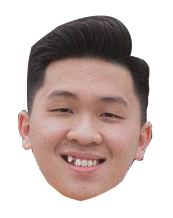
#> input picture manh.png, 173 x 218 px, found by its file name
$ python median.py
#> lines starting #> are read from the running program, lines starting #| are printed output that depends on the picture
import numpy as np
import matplotlib.pyplot as plt
from scipy.ndimage import median_filter
from PIL import Image

# Load image
image_path = 'D:\linh ta linh tinh\ảnh linh tinh\manh.png'
original_image = np.array(Image.open(image_path))
#> original_image is the input picture: shape (218, 173, 4); mean R, G, B, A 116.9, 101.1, 97.2, 126.6

# Convert image to grayscale
gray_image = np.array(Image.open(image_path).convert('L'))
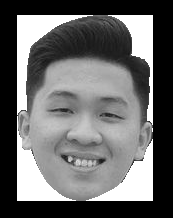
#> gray_image: shape (218, 173); min 0, max 255, mean 105.4

# Add Gaussian noise to the grayscale image
noise = np.random.normal(0, 20, size=gray_image.shape)
noisy_image = gray_image + noise
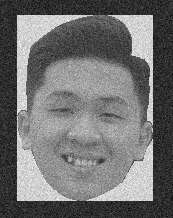
#> noisy_image: shape (218, 173) float64; min -70.66, max 324.6, mean 105.3; drawn with min black and max white

# Apply median filter to the noisy image
filtered_image = median_filter(noisy_image, size=3)
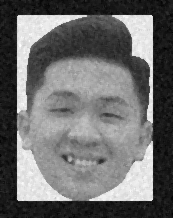
#> filtered_image: shape (218, 173) float64; min -29.89, max 285.7, mean 105.3; drawn with min black and max white

# Plot original and filtered images
plt.figure(figsize=(12, 6))

# Original Image
plt.subplot(1, 3, 1)
plt.imshow(original_image)
plt.title('Original Image')
plt.axis('off')

# Noisy Image
plt.subplot(1, 3, 2)
plt.imshow(noisy_image, cmap='gray')
plt.title('Noisy Image')
plt.axis('off')

# Filtered Image
plt.subplot(1, 3, 3)
plt.imshow(filtered_image, cmap='gray')
plt.title('Filtered Image (Median Filter)')
plt.axis('off')

plt.tight_layout()
plt.show()
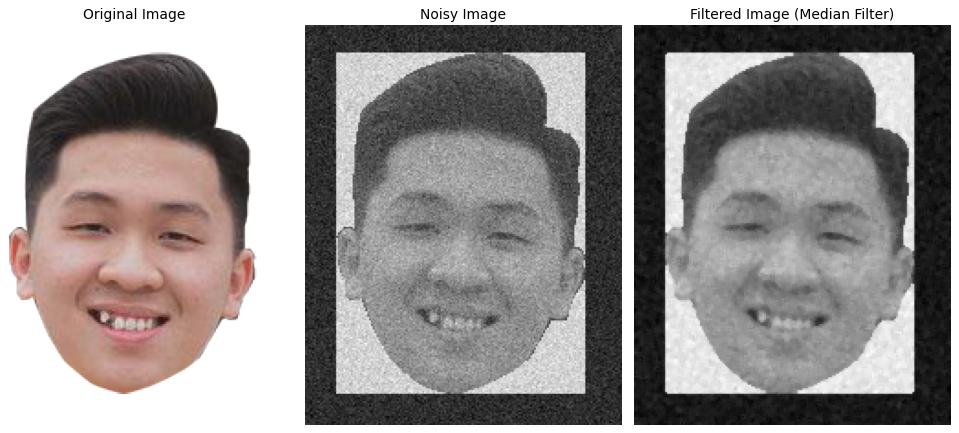
#> figure drawn by matplotlib, 3 panels

$ run again, with rubik.png copied over manh.png
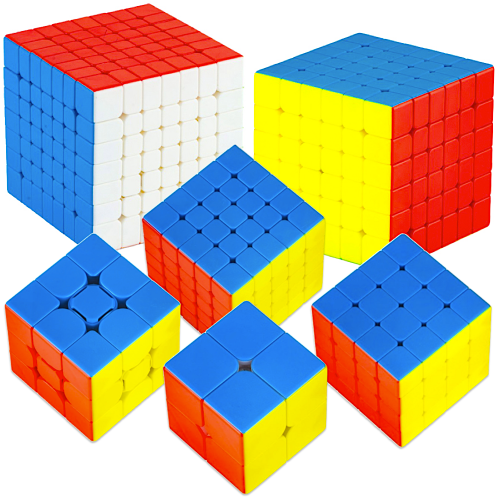
#> input picture rubik.png, 500 x 500 px, found by its file name
#> original_image is the input picture: shape (500, 500, 4); mean R, G, B, A 184.8, 175.4, 159.4, 255
#> `filtered_image = median_filter(noisy_image, size=3)`:
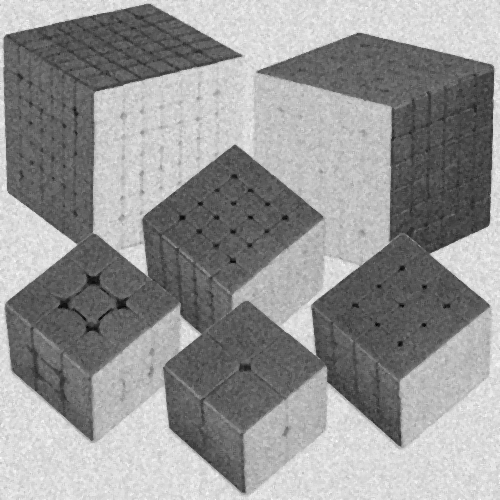
#> filtered_image: shape (500, 500) float64; min 6.19, max 295.3, mean 176.5; drawn with min black and max white
#> `plt.show()`:
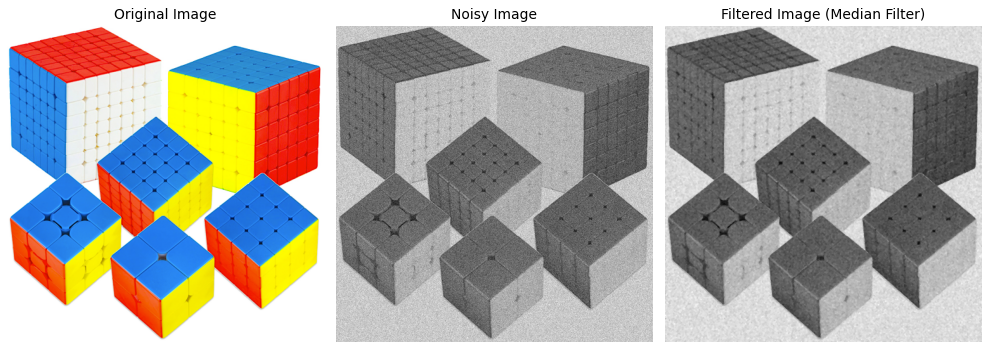
#> figure drawn by matplotlib, 3 panels

$ run again, with hola.jpg saved as manh.png
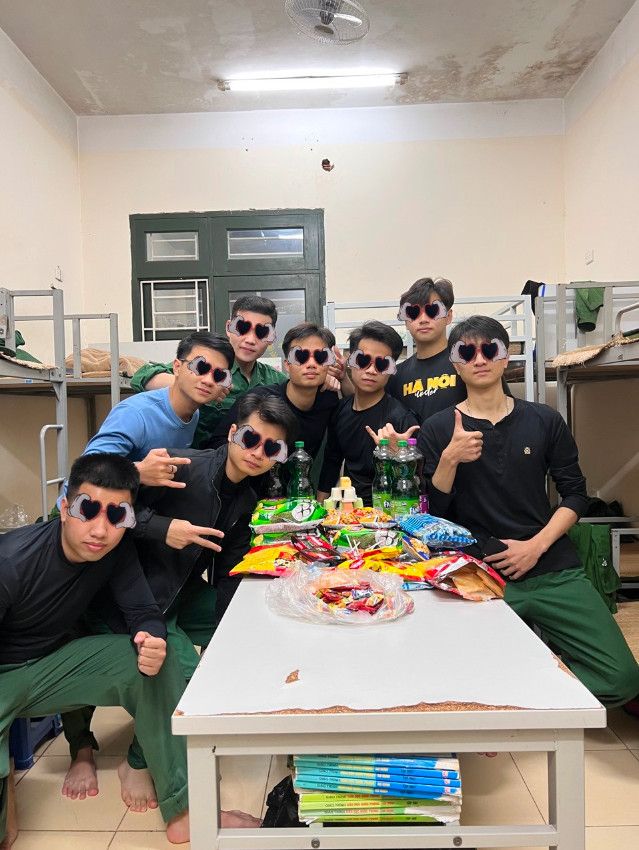
#> input picture hola.jpg, 639 x 850 px, found by its file name
#> original_image is the input picture: shape (850, 639, 3); mean R, G, B 149.4, 141.7, 131
#> `filtered_image = median_filter(noisy_image, size=3)`:
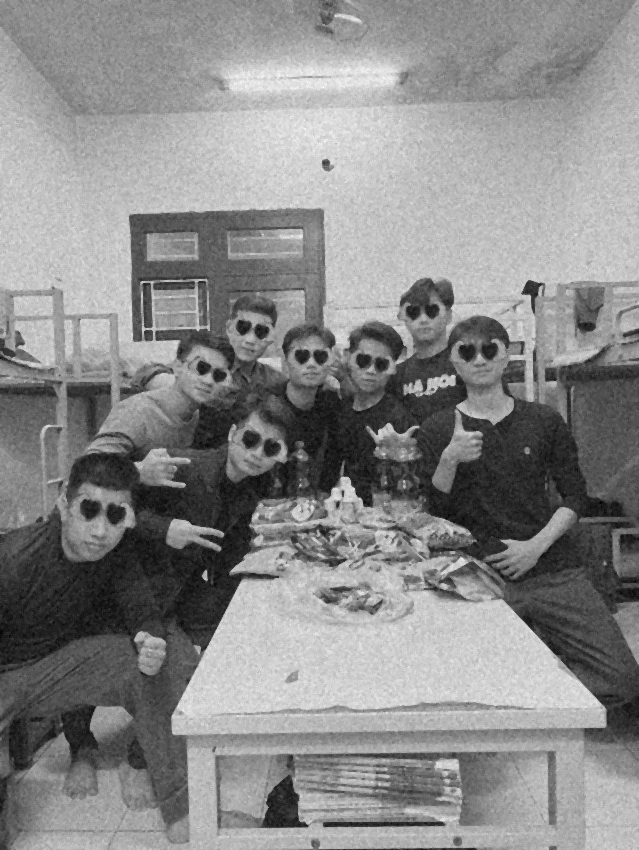
#> filtered_image: shape (850, 639) float64; min -27.63, max 288.8, mean 142.9; drawn with min black and max white
#> `plt.show()`:
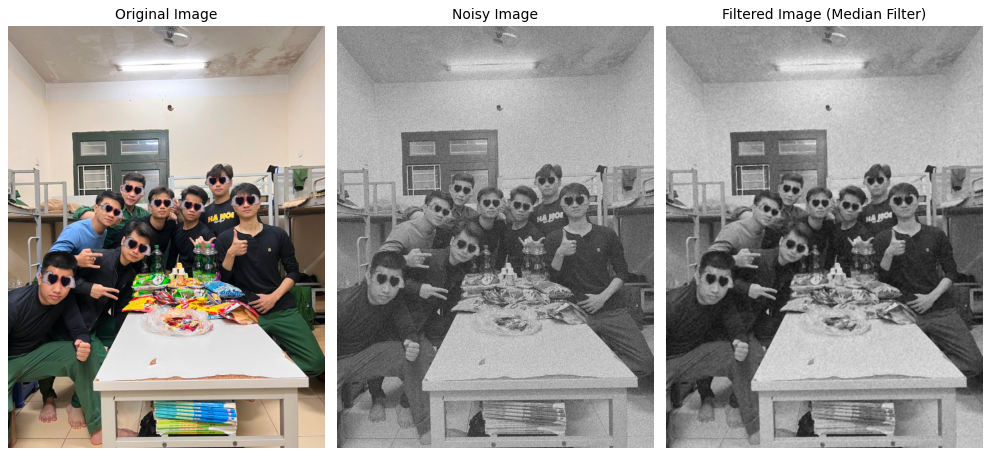
#> figure drawn by matplotlib, 3 panels
